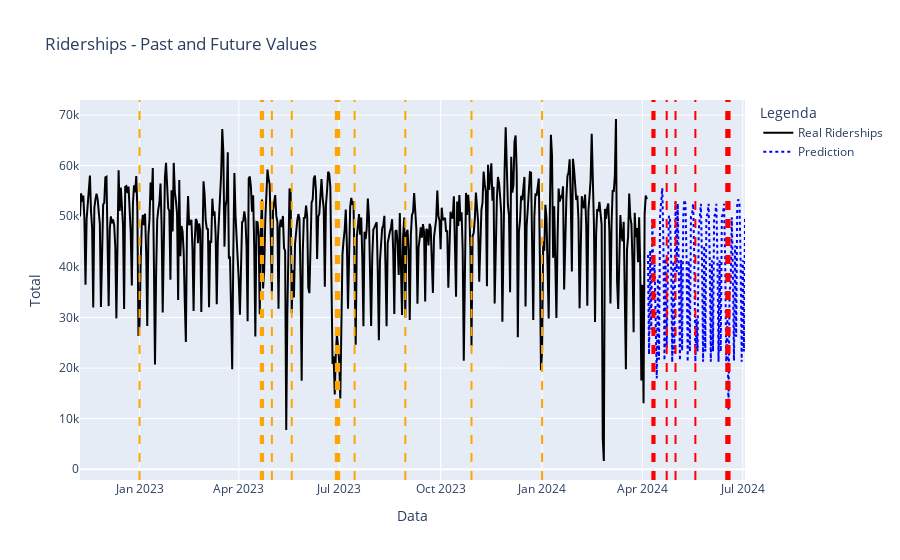

The notebook cell this image was saved under:
### Code cell
fig = make_subplots(rows=1, cols=1)

# Real traffic
fig.add_trace(go.Scatter(
    x=df.index, 
    y=df['TI_Av'], 
    mode='lines', 
    name="Real Riderships", 
    line=dict(color='black'),
    hovertemplate='<b>Data:</b> %{x|%d-%m-%Y}<br><b>Ridership - Historic </b> %{y}<extra></extra>'
))

# Prediction
fig.add_trace(go.Scatter(
    x=forecast.index, 
    y=forecast,  
    mode='lines', 
    name="Prediction", 
    line=dict(color='blue', dash='dot'),
    hovertemplate='<b>Data:</b> %{x|%d-%m-%Y}<br><b>Prediction:</b> %{y}<extra></extra>'
))

# Holidays
feriados = df_forecast[df_forecast['Holiday'] == 1].index
for data in feriados:
    fig.add_vline(x=data, line_width=2, line_color='red', line_dash='dash')

feriados = df[df['Holiday'] == 1].index
for data in feriados:
    fig.add_vline(x=data, line_width=2, line_color='orange', line_dash='dash')    

# Layout
fig.update_layout(
    title="Riderships - Past and Future Values",
    xaxis_title="Data",
    yaxis_title="Total",
    legend_title="Legenda",
    hovermode='x unified',
    xaxis=dict(type='date')  # Garantir que o eixo X seja de datas
)

fig.show()

### Figure 1 — Plotly figure (JSON) as saved in the notebook; plotly's stock layout.template omitted (floating-point values rounded to 4 significant figures; data arrays with more than 128 entries replaced by an {"elided": "..."} marker saying what was removed)
{"data": [{"hovertemplate": "<b>Data:</b> %{x|%d-%m-%Y}<br><b>Ridership - Historic </b> %{y}<extra></extra>", "line": {"color": "black"}, "mode": "lines", "name": "Real Riderships", "type": "scatter", "x": {"elided": "515 str values"}, "y": {"elided": "515 int values"}}, {"hovertemplate": "<b>Data:</b> %{x|%d-%m-%Y}<br><b>Prediction:</b> %{y}<extra></extra>", "line": {"color": "blue", "dash": "dot"}, "mode": "lines", "name": "Prediction", "type": "scatter", "x": ["2024-04-06T00:00:00.000000000", "2024-04-07T00:00:00.000000000", "2024-04-08T00:00:00.000000000", "2024-04-09T00:00:00.000000000", "2024-04-10T00:00:00.000000000", "2024-04-11T00:00:00.000000000", "2024-04-12T00:00:00.000000000", "2024-04-13T00:00:00.000000000", "2024-04-14T00:00:00.000000000", "2024-04-15T00:00:00.000000000", "2024-04-16T00:00:00.000000000", "2024-04-17T00:00:00.000000000", "2024-04-18T00:00:00.000000000", "2024-04-19T00:00:00.000000000", "2024-04-20T00:00:00.000000000", "2024-04-21T00:00:00.000000000", "2024-04-22T00:00:00.000000000", "2024-04-23T00:00:00.000000000", "2024-04-24T00:00:00.000000000", "2024-04-25T00:00:00.000000000", "2024-04-26T00:00:00.000000000", "2024-04-27T00:00:00.000000000", "2024-04-28T00:00:00.000000000", "2024-04-29T00:00:00.000000000", "2024-04-30T00:00:00.000000000", "2024-05-01T00:00:00.000000000", "2024-05-02T00:00:00.000000000", "2024-05-03T00:00:00.000000000", "2024-05-04T00:00:00.000000000", "2024-05-05T00:00:00.000000000", "2024-05-06T00:00:00.000000000", "2024-05-07T00:00:00.000000000", "2024-05-08T00:00:00.000000000", "2024-05-09T00:00:00.000000000", "2024-05-10T00:00:00.000000000", "2024-05-11T00:00:00.000000000", "2024-05-12T00:00:00.000000000", "2024-05-13T00:00:00.000000000", "2024-05-14T00:00:00.000000000", "2024-05-15T00:00:00.000000000", "2024-05-16T00:00:00.000000000", "2024-05-17T00:00:00.000000000", "2024-05-18T00:00:00.000000000", "2024-05-19T00:00:00.000000000", "2024-05-20T00:00:00.000000000", "2024-05-21T00:00:00.000000000", "2024-05-22T00:00:00.000000000", "2024-05-23T00:00:00.000000000", "2024-05-24T00:00:00.000000000", "2024-05-25T00:00:00.000000000", "2024-05-26T00:00:00.000000000", "2024-05-27T00:00:00.000000000", "2024-05-28T00:00:00.000000000", "2024-05-29T00:00:00.000000000", "2024-05-30T00:00:00.000000000", "2024-05-31T00:00:00.000000000", "2024-06-01T00:00:00.000000000", "2024-06-02T00:00:00.000000000", "2024-06-03T00:00:00.000000000", "2024-06-04T00:00:00.000000000", "2024-06-05T00:00:00.000000000", "2024-06-06T00:00:00.000000000", "2024-06-07T00:00:00.000000000", "2024-06-08T00:00:00.000000000", "2024-06-09T00:00:00.000000000", "2024-06-10T00:00:00.000000000", "2024-06-11T00:00:00.000000000", "2024-06-12T00:00:00.000000000", "2024-06-13T00:00:00.000000000", "2024-06-14T00:00:00.000000000", "2024-06-15T00:00:00.000000000", "2024-06-16T00:00:00.000000000", "2024-06-17T00:00:00.000000000", "2024-06-18T00:00:00.000000000", "2024-06-19T00:00:00.000000000", "2024-06-20T00:00:00.000000000", "2024-06-21T00:00:00.000000000", "2024-06-22T00:00:00.000000000", "2024-06-23T00:00:00.000000000", "2024-06-24T00:00:00.000000000", "2024-06-25T00:00:00.000000000", "2024-06-26T00:00:00.000000000", "2024-06-27T00:00:00.000000000", "2024-06-28T00:00:00.000000000", "2024-06-29T00:00:00.000000000", "2024-06-30T00:00:00.000000000", "2024-07-01T00:00:00.000000000", "2024-07-02T00:00:00.000000000", "2024-07-03T00:00:00.000000000"], "y": [42350.0, 22710.0, 43260.0, 27560.0, 49660.0, 37200.0, 40470.0, 27090.0, 17960.0, 37780.0, 21650.0, 50050.0, 53990.0, 55550.0, 44820.0, 21520.0, 41650.0, 24050.0, 38310.0, 50090.0, 49520.0, 41950.0, 21140.0, 41130.0, 22940.0, 52880.0, 38930.0, 52490.0, 38950.0, 21510.0, 41350.0, 23420.0, 49920.0, 53250.0, 52450.0, 41780.0, 21230.0, 41260.0, 23220.0, 49940.0, 50410.0, 52460.0, 41790.0, 21260.0, 29720.0, 23300.0, 47070.0, 50580.0, 52460.0, 41790.0, 21250.0, 44200.0, 23260.0, 49930.0, 50390.0, 52460.0, 41790.0, 21250.0, 41290.0, 23280.0, 49930.0, 50380.0, 52460.0, 41790.0, 21250.0, 41280.0, 23270.0, 49930.0, 50390.0, 52460.0, 41790.0, 21250.0, 29710.0, 11700.0, 35500.0, 36150.0, 49800.0, 39130.0, 21460.0, 44210.0, 26200.0, 52850.0, 53310.0, 52460.0, 41790.0, 21250.0, 41280.0, 23280.0, 49930.0]}], "layout": {"hovermode": "x unified", "legend": {"title": {"text": "Legenda"}}, "shapes": [{"line": {"color": "red", "dash": "dash", "width": 2}, "type": "line", "x0": "2024-04-10T00:00:00", "x1": "2024-04-10T00:00:00", "xref": "x", "y0": 0, "y1": 1, "yref": "y domain"}, {"line": {"color": "red", "dash": "dash", "width": 2}, "type": "line", "x0": "2024-04-11T00:00:00", "x1": "2024-04-11T00:00:00", "xref": "x", "y0": 0, "y1": 1, "yref": "y domain"}, {"line": {"color": "red", "dash": "dash", "width": 2}, "type": "line", "x0": "2024-04-12T00:00:00", "x1": "2024-04-12T00:00:00", "xref": "x", "y0": 0, "y1": 1, "yref": "y domain"}, {"line": {"color": "red", "dash": "dash", "width": 2}, "type": "line", "x0": "2024-04-23T00:00:00", "x1": "2024-04-23T00:00:00", "xref": "x", "y0": 0, "y1": 1, "yref": "y domain"}, {"line": {"color": "red", "dash": "dash", "width": 2}, "type": "line", "x0": "2024-05-01T00:00:00", "x1": "2024-05-01T00:00:00", "xref": "x", "y0": 0, "y1": 1, "yref": "y domain"}, {"line": {"color": "red", "dash": "dash", "width": 2}, "type": "line", "x0": "2024-05-19T00:00:00", "x1": "2024-05-19T00:00:00", "xref": "x", "y0": 0, "y1": 1, "yref": "y domain"}, {"line": {"color": "red", "dash": "dash", "width": 2}, "type": "line", "x0": "2024-06-16T00:00:00", "x1": "2024-06-16T00:00:00", "xref": "x", "y0": 0, "y1": 1, "yref": "y domain"}, {"line": {"color": "red", "dash": "dash", "width": 2}, "type": "line", "x0": "2024-06-17T00:00:00", "x1": "2024-06-17T00:00:00", "xref": "x", "y0": 0, "y1": 1, "yref": "y domain"}, {"line": {"color": "red", "dash": "dash", "width": 2}, "type": "line", "x0": "2024-06-18T00:00:00", "x1": "2024-06-18T00:00:00", "xref": "x", "y0": 0, "y1": 1, "yref": "y domain"}, {"line": {"color": "red", "dash": "dash", "width": 2}, "type": "line", "x0": "2024-06-19T00:00:00", "x1": "2024-06-19T00:00:00", "xref": "x", "y0": 0, "y1": 1, "yref": "y domain"}, {"line": {"color": "orange", "dash": "dash", "width": 2}, "type": "line", "x0": "2023-01-01T00:00:00", "x1": "2023-01-01T00:00:00", "xref": "x", "y0": 0, "y1": 1, "yref": "y domain"}, {"line": {"color": "orange", "dash": "dash", "width": 2}, "type": "line", "x0": "2023-04-21T00:00:00", "x1": "2023-04-21T00:00:00", "xref": "x", "y0": 0, "y1": 1, "yref": "y domain"}, {"line": {"color": "orange", "dash": "dash", "width": 2}, "type": "line", "x0": "2023-04-22T00:00:00", "x1": "2023-04-22T00:00:00", "xref": "x", "y0": 0, "y1": 1, "yref": "y domain"}, {"line": {"color": "orange", "dash": "dash", "width": 2}, "type": "line", "x0": "2023-04-23T00:00:00", "x1": "2023-04-23T00:00:00", "xref": "x", "y0": 0, "y1": 1, "yref": "y domain"}, {"line": {"color": "orange", "dash": "dash", "width": 2}, "type": "line", "x0": "2023-05-01T00:00:00", "x1": "2023-05-01T00:00:00", "xref": "x", "y0": 0, "y1": 1, "yref": "y domain"}, {"line": {"color": "orange", "dash": "dash", "width": 2}, "type": "line", "x0": "2023-05-19T00:00:00", "x1": "2023-05-19T00:00:00", "xref": "x", "y0": 0, "y1": 1, "yref": "y domain"}, {"line": {"color": "orange", "dash": "dash", "width": 2}, "type": "line", "x0": "2023-06-28T00:00:00", "x1": "2023-06-28T00:00:00", "xref": "x", "y0": 0, "y1": 1, "yref": "y domain"}, {"line": {"color": "orange", "dash": "dash", "width": 2}, "type": "line", "x0": "2023-06-29T00:00:00", "x1": "2023-06-29T00:00:00", "xref": "x", "y0": 0, "y1": 1, "yref": "y domain"}, {"line": {"color": "orange", "dash": "dash", "width": 2}, "type": "line", "x0": "2023-06-30T00:00:00", "x1": "2023-06-30T00:00:00", "xref": "x", "y0": 0, "y1": 1, "yref": "y domain"}, {"line": {"color": "orange", "dash": "dash", "width": 2}, "type": "line", "x0": "2023-07-01T00:00:00", "x1": "2023-07-01T00:00:00", "xref": "x", "y0": 0, "y1": 1, "yref": "y domain"}, {"line": {"color": "orange", "dash": "dash", "width": 2}, "type": "line", "x0": "2023-07-15T00:00:00", "x1": "2023-07-15T00:00:00", "xref": "x", "y0": 0, "y1": 1, "yref": "y domain"}, {"line": {"color": "orange", "dash": "dash", "width": 2}, "type": "line", "x0": "2023-08-30T00:00:00", "x1": "2023-08-30T00:00:00", "xref": "x", "y0": 0, "y1": 1, "yref": "y domain"}, {"line": {"color": "orange", "dash": "dash", "width": 2}, "type": "line", "x0": "2023-10-29T00:00:00", "x1": "2023-10-29T00:00:00", "xref": "x", "y0": 0, "y1": 1, "yref": "y domain"}, {"line": {"color": "orange", "dash": "dash", "width": 2}, "type": "line", "x0": "2024-01-01T00:00:00", "x1": "2024-01-01T00:00:00", "xref": "x", "y0": 0, "y1": 1, "yref": "y domain"}], "title": {"text": "Riderships - Past and Future Values"}, "xaxis": {"anchor": "y", "domain": [0, 1], "title": {"text": "Data"}, "type": "date"}, "yaxis": {"anchor": "x", "domain": [0, 1], "title": {"text": "Total"}}}}
